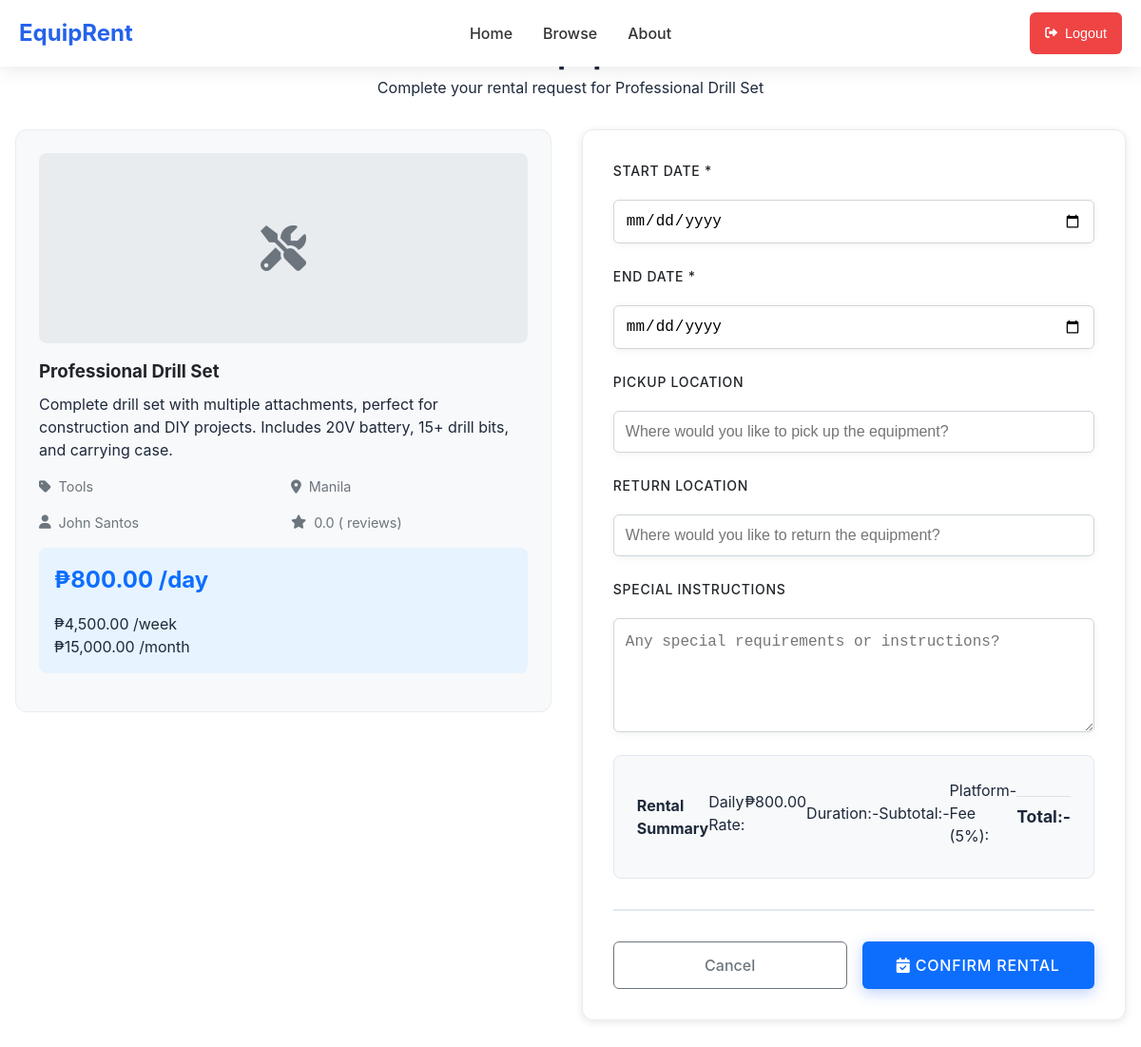
The app's page /rent.php?equipment_id=1 (signed in) with its own data.
### tables this page shows
CREATE TABLE `equipment` (
  `equipment_id` int(11) NOT NULL,
  `owner_id` int(11) NOT NULL,
  `category_id` int(11) NOT NULL,
  `name` varchar(100) NOT NULL,
  `description` text NOT NULL,
  `daily_rate` decimal(10,2) NOT NULL,
  `hourly_rate` decimal(10,2) DEFAULT NULL,
  `weekly_rate` decimal(10,2) DEFAULT NULL,
  `monthly_rate` decimal(10,2) DEFAULT NULL,
  `location` varchar(100) NOT NULL,
  `latitude` decimal(10,8) DEFAULT NULL,
  `longitude` decimal(11,8) DEFAULT NULL,
  `brand` varchar(50) DEFAULT NULL,
  `model` varchar(50) DEFAULT NULL,
  `condition_status` enum('excellent','good','fair','poor') DEFAULT 'good',
  `replacement_cost` decimal(10,2) DEFAULT NULL,
  `deposit_amount` decimal(10,2) DEFAULT NULL,
  `minimum_rental_days` int(11) DEFAULT 1,
  `maximum_rental_days` int(11) DEFAULT 30,
  `is_available` tinyint(1) DEFAULT 1,
  `created_at` timestamp NOT NULL DEFAULT current_timestamp(),
  `updated_at` timestamp NOT NULL DEFAULT current_timestamp() ON UPDATE current_timestamp()
);

CREATE TABLE `categories` (
  `category_id` int(11) NOT NULL,
  `category_name` varchar(50) NOT NULL,
  `category_icon` varchar(100) DEFAULT NULL,
  `description` text DEFAULT NULL,
  `is_active` tinyint(1) DEFAULT 1
);

CREATE TABLE `users` (
  `user_id` int(11) NOT NULL,
  `username` varchar(50) NOT NULL,
  `email` varchar(100) NOT NULL,
  `password_hash` varchar(255) NOT NULL,
  `first_name` varchar(50) NOT NULL,
  `last_name` varchar(50) NOT NULL,
  `phone` varchar(20) DEFAULT NULL,
  `address` text DEFAULT NULL,
  `city` varchar(50) DEFAULT NULL,
  `province` varchar(50) DEFAULT NULL,
  `postal_code` varchar(10) DEFAULT NULL,
  `government_id_path` varchar(255) DEFAULT NULL,
  `address_proof_path` varchar(255) DEFAULT NULL,
  `average_rating` decimal(3,2) DEFAULT 0.00,
  `total_reviews` int(11) DEFAULT 0,
  `is_verified` tinyint(1) DEFAULT 0,
  `created_at` timestamp NOT NULL DEFAULT current_timestamp(),
  `updated_at` timestamp NOT NULL DEFAULT current_timestamp() ON UPDATE current_timestamp(),
  `user_role` enum('owner','customer','admin') DEFAULT 'customer',
  `verification_status` enum('pending','verified','rejected') DEFAULT 'pending'
);

### rent.php (the view, shortened to what this page needs)
<?php
require_once 'controller/db_connect.php';
    ?>
    <?php
$equipment_id = isset($_GET['equipment_id']) ? intval($_GET['equipment_id']) : 0;
$sql = "SELECT e.*, c.category_name, u.first_name, u.last_name, u.city, u.average_rating as owner_rating
        FROM equipment e
        JOIN categories c ON e.category_id = c.category_id
        JOIN users u ON e.owner_id = u.user_id
        WHERE e.equipment_id = ? AND e.is_available = 1";
$stmt = $conn->prepare($sql);
$stmt->bind_param("i", $equipment_id);
$stmt->execute();
$result = $stmt->get_result();
$equipment = $result->fetch_assoc();
?>
<!DOCTYPE html>
<html lang="en">
<head>
    <link rel="stylesheet" href="css/main.css">
    <link href="https://cdnjs.cloudflare.com/ajax/libs/font-awesome/6.0.0/css/all.min.css" rel="stylesheet">
</head>
<body>
    <nav class="navbar">
        <div class="nav-container">
            <div class="nav-logo">
                <h2>EquipRent</h2>
            </div>
            <ul class="nav-menu">
                <li class="nav-item">
                    <a href="index.php" class="nav-link">Home</a>
                </li>
                <li class="nav-item">
                    <a href="browse.php" class="nav-link">Browse</a>
                </li>
                <li class="nav-item">
                    <a href="about.php" class="nav-link">About</a>
                </li>
            </ul>
            <div class="nav-actions">
                <?php if (isset($_SESSION['logged_in']) && $_SESSION['logged_in']): ?>
                    <span class="welcome-text">Welcome, <?php echo htmlspecialchars($_SESSION['username'] ?? $_SESSION['full_name']); ?>!</span>
                    <button onclick="logout()" class="logout-btn">
                        <i class="fas fa-sign-out-alt"></i> Logout
                    </button>
                <?php endif; ?>
            </div>
        </div>
    </nav>
    <div class="rent-container">
        <div class="rent-header">
            <h1>Rent Equipment</h1>
            <p>Complete your rental request for <?php echo htmlspecialchars($equipment['name']); ?></p>
        </div>
        <div class="rent-content">
            <div class="equipment-summary">
                <div class="equipment-image">
                    <i class="fas fa-tools"></i>
                </div>
                <div class="equipment-details">
                    <h3><?php echo htmlspecialchars($equipment['name']); ?></h3>
                    <p><?php echo htmlspecialchars($equipment['description']); ?></p>
                    <div class="equipment-meta">
                        <div class="meta-item">
                            <i class="fas fa-tag"></i>
                            <span><?php echo htmlspecialchars($equipment['category_name']); ?></span>
                        </div>
                        <div class="meta-item">
                            <i class="fas fa-map-marker-alt"></i>
                            <span><?php echo htmlspecialchars($equipment['city']); ?></span>
                        </div>
                        <div class="meta-item">
                            <i class="fas fa-user"></i>
                            <span><?php echo htmlspecialchars($equipment['first_name'] . ' ' . $equipment['last_name']); ?></span>
                        </div>
                        <div class="meta-item">
                            <i class="fas fa-star"></i>
                            <span><?php echo number_format($equipment['owner_rating'], 1); ?> (<?php echo $equipment['total_reviews']; ?> reviews)</span>
                        </div>
                    </div>
                    <div class="pricing">
                        <div class="price-main">₱<?php echo number_format($equipment['daily_rate'], 2); ?> /day</div>
                        <?php if ($equipment['weekly_rate']): ?>
                            <div>₱<?php echo number_format($equipment['weekly_rate'], 2); ?> /week</div>
                        <?php endif; ?>
                        <?php if ($equipment['monthly_rate']): ?>
                            <div>₱<?php echo number_format($equipment['monthly_rate'], 2); ?> /month</div>
                        <?php endif; ?>
                    </div>
                </div>
            </div>
            <div class="rental-form">
                <form id="rentalForm" method="POST" action="controller/booking.php">
                    <div class="form-group">
                        <label for="start_date">Start Date *</label>
                        <input type="date" id="start_date" name="start_date" required min="<?php echo date('Y-m-d'); ?>">
                    </div>
                    <div class="form-group">
                        <label for="end_date">End Date *</label>
                        <input type="date" id="end_date" name="end_date" required min="<?php echo date('Y-m-d'); ?>">
                    </div>
                    <div class="form-group">
                        <label for="pickup_location">Pickup Location</label>
                        <input type="text" id="pickup_location" name="pickup_location" placeholder="Where would you like to pick up the equipment?">
                    </div>
                    <div class="form-group">
                        <label for="return_location">Return Location</label>
                        <input type="text" id="return_location" name="return_location" placeholder="Where would you like to return the equipment?">
                    </div>
                    <div class="form-group">
                        <label for="special_instructions">Special Instructions</label>
                        <textarea id="special_instructions" name="special_instructions" rows="3" placeholder="Any special requirements or instructions?"></textarea>
                    </div>
                    <div class="rental-summary">
                        <h4>Rental Summary</h4>
                        <div class="summary-row">
                            <span>Daily Rate:</span>
                            <span>₱<?php echo number_format($equipment['daily_rate'], 2); ?></span>
                        </div>
                        <div class="summary-row">
                            <span>Duration:</span>
                            <span id="duration">-</span>
                        </div>
                        <div class="summary-row">
                            <span>Subtotal:</span>
                            <span id="subtotal">-</span>
                        </div>
                        <div class="summary-row">
                            <span>Platform Fee (5%):</span>
                            <span id="platform_fee">-</span>
                        </div>
                        <div class="summary-row total">
                            <span>Total:</span>
                            <span id="total">-</span>
                        </div>
                    </div>
                    <div class="form-actions">
                        <a href="browse.php" class="btn btn-outline">Cancel</a>
                        <button type="submit" class="btn btn-primary btn-block">
                            <i class="fas fa-calendar-check"></i> Confirm Rental
                        </button>
                    </div>
                </form>
            </div>
        </div>
    </div>
</body>
</html>

### css/main.css (style rules this page uses)
.btn { display: inline-block; padding: 0.875rem 1.75rem; font-family: var(--font-family-primary); font-size: var(--font-size-base); font-weight: var(--font-weight-medium); text-align: center; text-decoration: none; border: none; border-radius: 8px; cursor: pointer; transition: all 0.3s ease; line-height: var(--line-height-normal); position: relative; overflow: hidden; touch-action: manipulation; -webkit-tap-highlight-color: transparent; }
.btn-primary { background: #2563eb; color: white; box-shadow: 0 4px 15px rgba(37, 99, 235, 0.3); }
.btn-outline { background: transparent; color: #2563eb; border: 2px solid #2563eb; }

### css/navigation.css (style rules this page uses)
.navbar { background: #ffffff; box-shadow: 0 2px 20px rgba(0, 0, 0, 0.1); position: fixed; top: 0; width: 100%; z-index: 1000; backdrop-filter: blur(10px); transition: background 0.3s ease; overflow: visible; }
.nav-container { max-width: 1200px; margin: 0 auto; padding: 0 20px; display: flex; justify-content: space-between; align-items: center; height: 70px; position: relative; overflow: visible; }
.nav-logo h2 { color: #2563eb; font-weight: 700; font-size: 1.5rem; flex-shrink: 0; }
.nav-menu { display: flex; align-items: center; gap: 2rem; list-style: none; margin: 0; padding: 0; position: absolute; left: 50%; transform: translateX(-50%); flex-shrink: 0; }
.nav-link { text-decoration: none; color: #333; font-weight: 500; transition: color 0.3s ease; padding: 0.5rem 0; position: relative; }
.nav-link::after { content: ''; position: absolute; bottom: 0; left: 0; width: 0; height: 2px; background: #2563eb; transition: width 0.3s ease; }
.nav-actions { display: flex; align-items: center; gap: 1rem; margin-left: auto; flex-shrink: 0; }
.welcome-text { color: #ffffff; font-weight: 500; font-size: 0.9rem; white-space: nowrap; }
.logout-btn { background: #ef4444; color: white; padding: 0.5rem 1rem; border-radius: 6px; text-decoration: none; font-size: 0.9rem; font-weight: 500; transition: all 0.3s ease; display: flex; align-items: center; gap: 0.5rem; border: none; cursor: pointer; min-height: 44px; }
.logout-btn i { font-size: 0.8rem; }

### css/products.css (style rules this page uses)
.btn-outline { background: transparent; color: #2563eb; border: 2px solid #2563eb; padding: 0.75rem 1.5rem; border-radius: 8px; font-weight: 500; cursor: pointer; transition: all 0.3s ease; width: 100%; font-size: 0.95rem; position: relative; overflow: hidden; }
.btn-outline::before { content: ''; position: absolute; top: 0; left: -100%; width: 100%; height: 100%; background: #2563eb; transition: left 0.3s ease; z-index: -1; }

### css/modal.css (style rules this page uses)
.form-group { margin-bottom: 1.5rem; }
.form-group label { display: block; margin-bottom: 0.5rem; color: #374151; font-family: var(--font-family-primary); font-weight: var(--font-weight-medium); font-size: var(--font-size-sm); }

### css/product-modal.css (style rules this page uses)
.price-main { display: flex; align-items: baseline; gap: 0.25rem; margin-bottom: 1rem; }
.rental-summary { display: flex; justify-content: space-between; align-items: center; padding: 1rem; background: #f1f5f9; border-radius: 8px; border: 1px solid #e2e8f0; }

### css/enlist-modal.css (style rules this page uses)
.form-group { display: flex; flex-direction: column; gap: 0.75rem; }
.form-group label { font-weight: 700; color: #1e293b; font-size: 0.875rem; text-transform: uppercase; letter-spacing: 0.05em; }
.form-group input, .form-group select, .form-group textarea { padding: 1rem 1.25rem; border: 2px solid #e2e8f0; border-radius: 12px; font-size: 1rem; transition: all 0.3s ease; background: white; font-weight: 500; box-shadow: 0 2px 8px rgba(0, 0, 0, 0.05); }
.form-group textarea { resize: vertical; min-height: 120px; line-height: 1.6; }
.form-actions { display: flex; gap: 1.5rem; justify-content: flex-end; padding-top: 2rem; border-top: 2px solid #e2e8f0; flex-shrink: 0; position: relative; z-index: 1; }
.btn-primary, .btn-secondary { padding: 1rem 2rem; border: none; border-radius: 12px; font-weight: 700; cursor: pointer; transition: all 0.3s ease; display: flex; align-items: center; gap: 0.75rem; font-size: 1rem; text-transform: uppercase; letter-spacing: 0.05em; box-shadow: 0 4px 12px rgba(0, 0, 0, 0.1); }
.btn-primary { background: linear-gradient(135deg, #667eea 0%, #5a67d8 100%); color: white; }

### records on screen
equipment: name "Professional Drill Set", description "Complete drill set with multiple attachments, perfect for construction and DIY projects. Includes 20V battery, 15+ drill bits, and carrying case.", category.category_name "Tools", owner.city "Manila", owner.last_name "John Santos", owner.average_rating "0.0", daily_rate "800.00", weekly_rate "4,500.00", monthly_rate "15,000.00"
